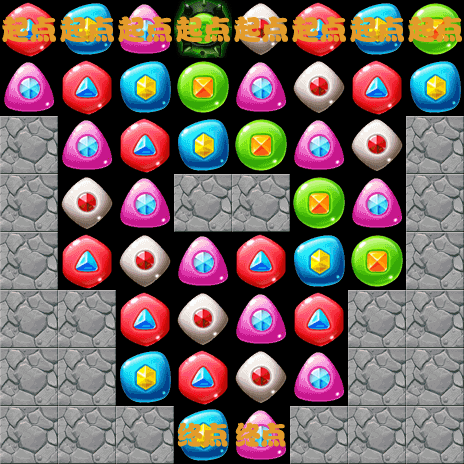

Tiled map render using the project's own tile images. Description and the map definition, with tile-layer contents summarised, below:
An orthogonal 8x8 tile map with 58x58 px tiles, 8 tile layers (1-layer, 2-layer, 3-layer, 4-layer, ...).

<map version="1.0" orientation="orthogonal" renderorder="right-down" width="8" height="8" tilewidth="58" tileheight="58">
 <tileset firstgid="1" name="backgroundBlock" tilewidth="58" tileheight="58">
  <image source="backgroundBlock.png" width="348" height="870" />
 </tileset>
 <layer name="1-layer" width="8" height="8">
  <data>[64 cells, 52 non-empty, 2 distinct tile ids]</data>
 </layer>
 <layer name="2-layer" width="8" height="8">
  <data>[64 cells, 58 non-empty, 1 distinct tile ids]</data>
 </layer>
 <layer name="3-layer" width="8" height="8">
  <data>[64 cells, 43 non-empty, 1 distinct tile ids]</data>
 </layer>
 <layer name="4-layer" width="8" height="8">
  <data>[64 cells, 55 non-empty, 1 distinct tile ids]</data>
 </layer>
 <layer name="5-layer" width="8" height="8">
  <data>[64 cells, 57 non-empty, 1 distinct tile ids]</data>
 </layer>
 <layer name="6-layer" width="8" height="8">
  <data>[64 cells, 64 non-empty, 7 distinct tile ids]</data>
 </layer>
 <layer name="7-layer" width="8" height="8">
  <data>[64 cells, 63 non-empty, 1 distinct tile ids]</data>
 </layer>
 <layer name="8-layer" width="8" height="8">
  <data>[64 cells, 63 non-empty, 3 distinct tile ids]</data>
 </layer>
</map>
